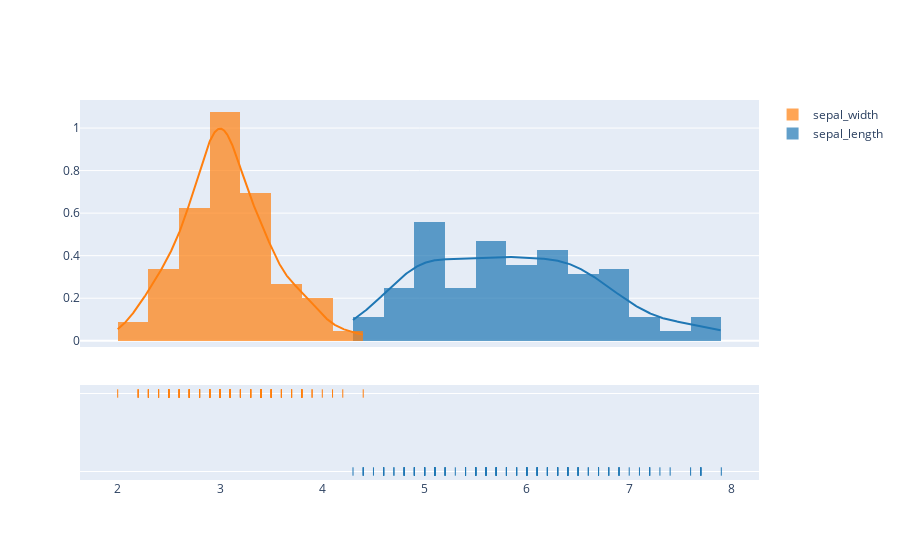

The notebook cell this image was saved under:
### Markdown cell above
```
Plot sepal_length and sepal_width features on the same histogram. 
```

### Code cell
import plotly.graph_objs as go
import plotly.figure_factory as ff
import plotly as py

x1 = df['sepal_length'] 
x2 = df['sepal_width']  
hist_data = [x1, x2]
group_labels = ['sepal_length', 'sepal_width']
fig = ff.create_distplot(hist_data, group_labels, bin_size=.3)
py.offline.iplot(fig)

### Figure 1 — Plotly figure (JSON) as saved in the notebook; plotly's stock layout.template omitted (floating-point values rounded to 4 significant figures; data arrays with more than 128 entries replaced by an {"elided": "..."} marker saying what was removed)
{"data": [{"autobinx": false, "histnorm": "probability density", "legendgroup": "sepal_length", "marker": {"color": "rgb(31, 119, 180)"}, "name": "sepal_length", "opacity": 0.7, "type": "histogram", "x": {"elided": "150 float values"}, "xaxis": "x", "xbins": {"end": 7.9, "size": 0.3, "start": 4.3}, "yaxis": "y"}, {"autobinx": false, "histnorm": "probability density", "legendgroup": "sepal_width", "marker": {"color": "rgb(255, 127, 14)"}, "name": "sepal_width", "opacity": 0.7, "type": "histogram", "x": {"elided": "150 float values"}, "xaxis": "x", "xbins": {"end": 4.4, "size": 0.3, "start": 2}, "yaxis": "y"}, {"legendgroup": "sepal_length", "marker": {"color": "rgb(31, 119, 180)"}, "mode": "lines", "name": "sepal_length", "showlegend": false, "type": "scatter", "x": {"elided": "500 float values"}, "xaxis": "x", "y": {"elided": "500 float values"}, "yaxis": "y"}, {"legendgroup": "sepal_width", "marker": {"color": "rgb(255, 127, 14)"}, "mode": "lines", "name": "sepal_width", "showlegend": false, "type": "scatter", "x": {"elided": "500 float values"}, "xaxis": "x", "y": {"elided": "500 float values"}, "yaxis": "y"}, {"legendgroup": "sepal_length", "marker": {"color": "rgb(31, 119, 180)", "symbol": "line-ns-open"}, "mode": "markers", "name": "sepal_length", "showlegend": false, "type": "scatter", "x": {"elided": "150 float values"}, "xaxis": "x", "y": {"elided": "150 str values"}, "yaxis": "y2"}, {"legendgroup": "sepal_width", "marker": {"color": "rgb(255, 127, 14)", "symbol": "line-ns-open"}, "mode": "markers", "name": "sepal_width", "showlegend": false, "type": "scatter", "x": {"elided": "150 float values"}, "xaxis": "x", "y": {"elided": "150 str values"}, "yaxis": "y2"}], "layout": {"barmode": "overlay", "hovermode": "closest", "legend": {"traceorder": "reversed"}, "xaxis": {"anchor": "y2", "domain": [0, 1], "zeroline": false}, "yaxis": {"anchor": "free", "domain": [0.35, 1], "position": 0}, "yaxis2": {"anchor": "x", "domain": [0, 0.25], "dtick": 1, "showticklabels": false}}}
